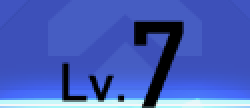
#> input picture tests/fixtures/currency_wars_levels/seven_flash.png, 125 x 54 px (shown 2 times larger)
$ python -i currency_wars_bonds.py   (imports and definitions only)
#> lines starting #> are read from the running program, lines starting #| are printed output that depends on the picture; after the words box and inside, x2 and y2 are one past the last pixel; in counts of white or black regions, pixels touching at a corner belong together
#> further down, picture is the input picture: PIL image 125x54 RGB; mean R, G, B 69.6, 93, 185.1
"""羁绊链路的识别、目标规划和持久化；不依赖桌面输入或 GUI。"""
from dataclasses import dataclass, asdict
from pathlib import Path
import json
import os
import re
import tempfile
import time
import unicodedata
from contextlib import contextmanager


STRATEGY = "bond_chain"
STATE_PATH = Path("config/currencywars_bonds.json")


# [27 lines left out: function campaign_lock, not called in this run]


def compact(text):
    return re.sub(r"\s+", "", unicodedata.normalize("NFKC", text))


def prepare_level_image(image, digits_only=False):
    """保留黑色等级字形，滤掉经验高光；留白让检测器能找到短文本。"""
#> called with digits_only = False
    from PIL import ImageOps
    if digits_only:
        # 大字数字单独放大，避免高光使“Lv.”与进度线粘连后检测不到文本。
        width, height = image.size
        image = image.crop((width * 59 / 125, height * 6 / 54, width * 99 / 125, height))
    binary = image.convert("L").point(lambda value: 255 if value > 40 else 0)
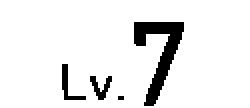
#> binary: PIL image 125x54 L (shown 2 times larger); 91.9% white; 4 black regions (1 under 20 px), largest, box (x1, y1, x2, y2) and area: (67, 11, 92, 53) 413, (31, 32, 43, 50) 67, (45, 38, 56, 50) 61
    if digits_only:
        binary = binary.resize((80, 96))
    return ImageOps.expand(binary.convert("RGB"), border=24 if digits_only else 12, fill="white")
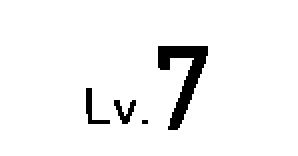
#> returned value: PIL image 149x78 RGB (shown 2 times larger); 95.3% white; 4 black regions (1 under 20 px), largest, box (x1, y1, x2, y2) and area: (79, 23, 104, 65) 413, (43, 44, 55, 62) 67, (57, 50, 68, 62) 61


@dataclass(frozen=True)
class BondReward:
    category: str
    name: str
    count: int
    purple: bool
    claimed: bool
    amount: int = 20

    @property
    def key(self):
        return f"{self.category}:{self.name}:{self.count}:{int(self.purple)}"


@dataclass(frozen=True)
class BondTarget:
    category: str
    name: str
    count: int

    @property
    def key(self):
        return f"{self.category}:{self.name}"


# [67 lines left out: functions character_stars, choose_bond_purchase, next_target, not called in this run]


class BondProgress:
    # [199 lines left out: functions __init__, save, observe, begin, finish, plan_deployment and 3 more, not called in this run]

>>> from PIL import Image
>>> picture = Image.open('../../tests/fixtures/currency_wars_levels/seven_flash.png')
>>> result = prepare_level_image(picture)
